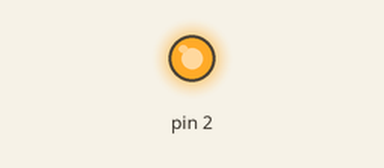
Simulated run of this sketch. Board: Arduino Uno, built with avr-gcc and run on an emulated ATmega328P. Shown: output pins drawn as LEDs (lit = HIGH).

Above: at 0.5 s.
At 3.5 s:
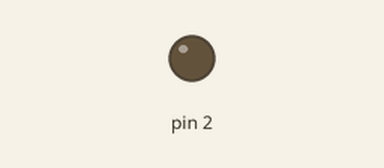
Timing chart, 0 to 7.8 s (numbered marks = the images above):
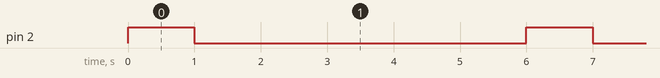

The sketch:

blink.ino
```cpp
void setup() {
  pinMode(2, OUTPUT);
}

// 自定义函数：参数 onTime 控制亮的时间，offTime 控制灭的时间
void blinkAndPrint(int onTime, int offTime) {
  digitalWrite(2, HIGH);
  delay(onTime);
  digitalWrite(2, LOW);
  delay(offTime);
}

void loop() {
  blinkAndPrint(1000, 5000); // 调用函数
}
```

Measured:
- by itself, pin 2: alternates HIGH for 1.0 s and LOW for 5.0 s
